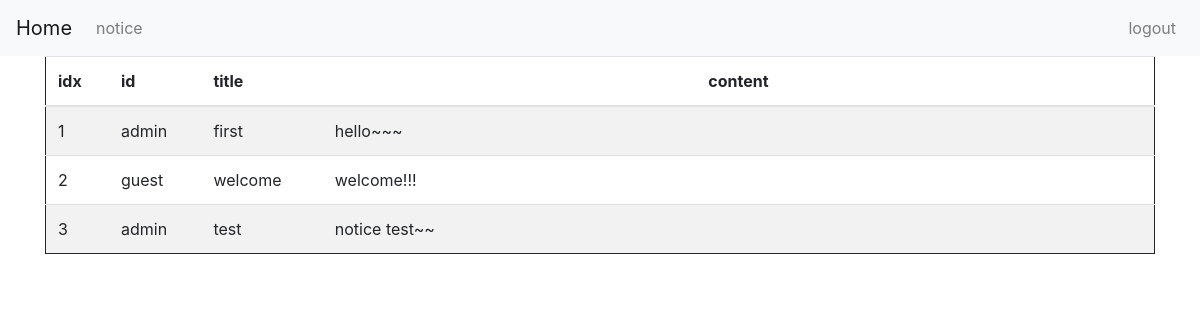
The page /notice (signed in) on the database as committed earlier.
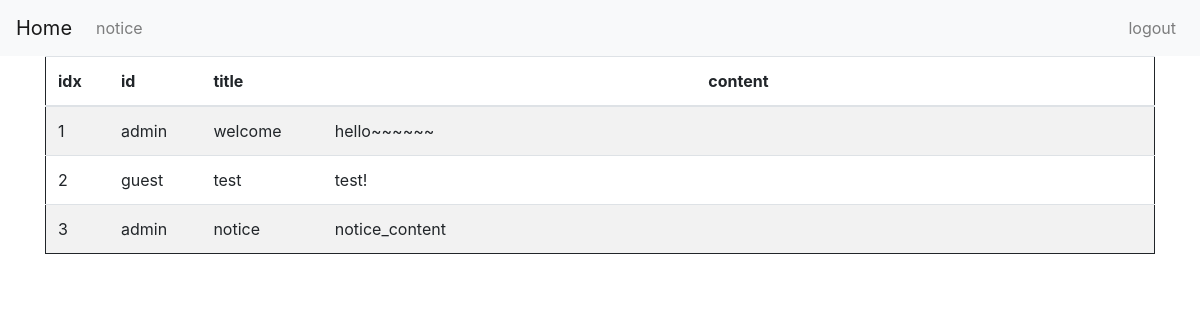
The same page on the database as committed later.
### tables this page shows
CREATE TABLE board(idx INTEGER PRIMARY KEY, id TEXT, title TEXT, content TEXT);

### app.py (the view)
@app.route('/notice')
def board():
    if session:
        by=request.args.get("by",default='idx')
        conn = get_db()
        cur = conn.cursor()
        lists = cur.execute('SELECT * FROM board order by '+by).fetchall()
        return render_template('notice.html',lists=lists)
    return "<script>alert('login first');location.href='/';</script>"

### app.py (called while the page is built)
def get_db():
    db = getattr(g, '_database', None)
    if db is None:
        db = g._database = sqlite3.connect(DATABASE)
    db.row_factory = sqlite3.Row
    return db

@app.teardown_appcontext
def close_connection(exception):
    db = getattr(g, '_database', None)
    if db is not None:
        db.close()

### templates/notice.html (shortened to what this page needs)
{% extends "base.html" %}
{% block content %}
<table class="table table-hover table-striped" style="border: 1px solid;">
	<thead>
		<tr>
			<th>idx</th>
			<th>id</th>
			<th>title</th>
			<th style="width: 75%; text-align: center;">content</th>
		</tr>
	</thead>
	<tbody>
      {% for i in lists %}
        <tr>
        <td>{{i[0]}}</td>
        <td>{{i[1]}}</td>
        <td>{{i[2]}}</td>
        <td>{{i[3]}}</td>
        </tr>
      {% endfor %}
	</tbody>
</table>
{% endblock %}

### templates/base.html (shortened to what this page needs)
<!doctype html>
<html>
  <head>
    <link rel="stylesheet" href="//unpkg.com/bootstrap@4/dist/css/bootstrap.min.css">
  </head>
<body>
<nav class="navbar navbar-expand-lg navbar-light bg-light">
  <a class="navbar-brand" href="/">Home</a>
  <div class="collapse navbar-collapse" id="navbarSupportedContent">
    <ul class="navbar-nav mr-auto">
    {% if session['userid'] %}
      <li><a class="nav-link" href="/notice">notice</a></li>
    {% endif %}
    </ul>
    <ul class='navbar-nav'>
    {% if session['userid'] %}
      <li><a class="nav-link" href="/logout">logout</a></li>
    {% else %}
      <li><a class="nav-link" href="/register">register</a></li>
      <li><a class="nav-link" href="/login">login</a></li>
    {% endif %}
    </ul
  </div>
</nav>
    <div class="container">
      {% block content %}
      {% endblock %}
    </div>
</body>
</html>

Rows that differ between the two databases and show on the page:
changed board id 1: title "first" → "welcome"; content "hello~~~" → "hello~~~~~~"
changed board "guest": title "welcome" → "test"; content "welcome!!!" → "test!"
changed board id 3: title "test" → "notice"; content "notice test~~" → "notice_content"
